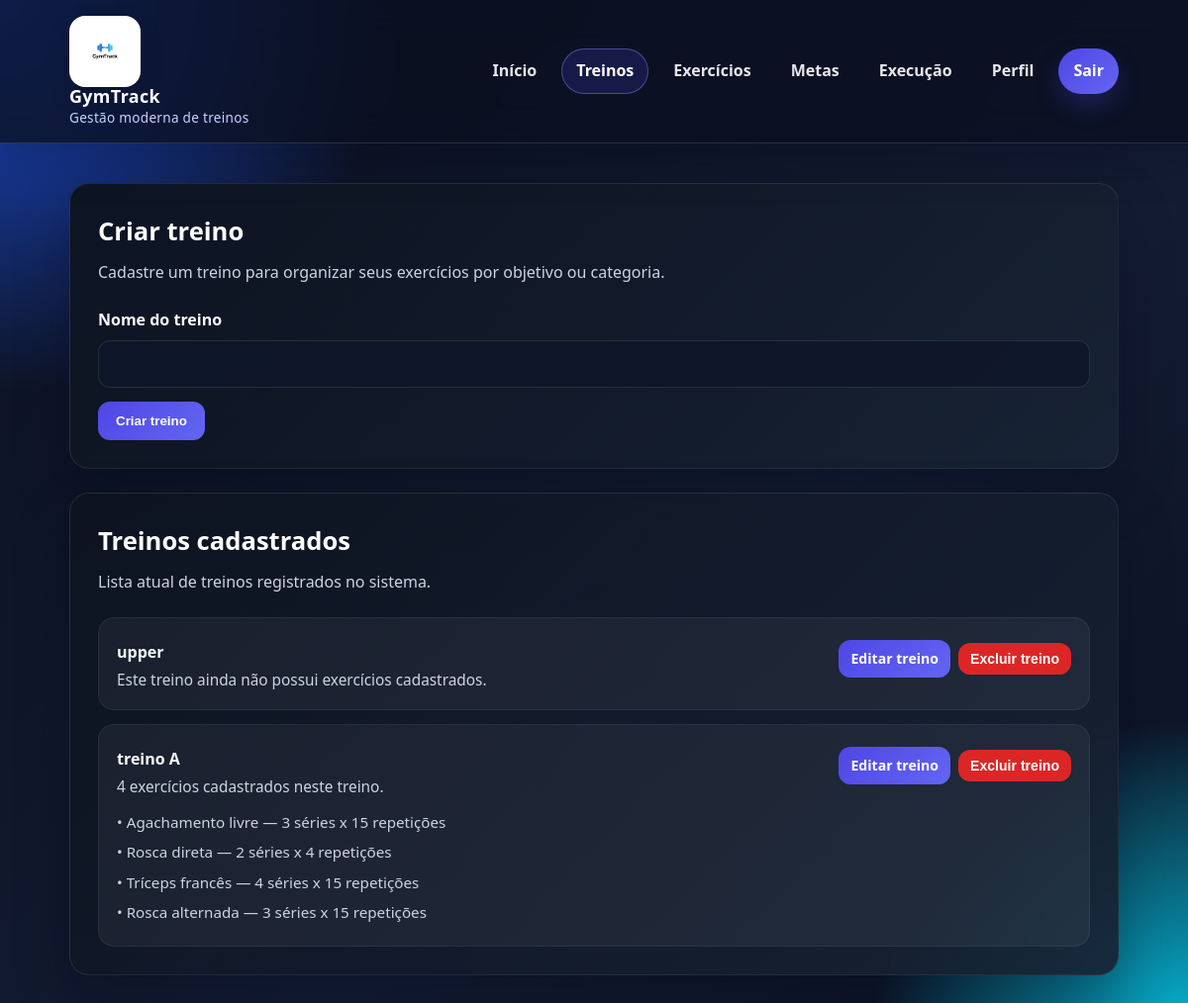
The page /treinos/ (signed in) on the database its author committed.
### core/models.py (models this page shows, shortened)
class Treino(models.Model):
    usuario = models.ForeignKey(User, on_delete=models.CASCADE)
    nome = models.CharField(max_length=100)

class Exercicio(models.Model):
    treino = models.ForeignKey(Treino, on_delete=models.CASCADE, related_name='exercicios')
    exercicio_base = models.ForeignKey(
        ExercicioBase,
        on_delete=models.CASCADE,
        related_name='exercicios_do_sistema',
        null=True,
        blank=True
    )
    nome = models.CharField(max_length=100, blank=True, null=True)
    series = models.PositiveIntegerField()
    repeticoes = models.PositiveIntegerField()

class ExercicioBase(models.Model):
    nome = models.CharField(max_length=100, unique=True)
    grupo_muscular = models.CharField(max_length=50)

### core/views.py (the view)
# urls.py: path('treinos/', views.treinos_view, name='treinos'),
@login_required
def treinos_view(request):
    if request.method == 'POST':
        form = TreinoForm(request.POST)
        if form.is_valid():
            nome_treino = form.cleaned_data['nome'].strip()
            existe = Treino.objects.annotate(
                nome_limpo=Lower(Trim('nome'))
            ).filter(
                usuario=request.user,
                nome_limpo=nome_treino.lower()
            ).exists()
            if existe:
                messages.error(request, 'Você já possui um treino com esse nome.')
            else:
                treino = form.save(commit=False)
                treino.usuario = request.user
                treino.nome = nome_treino
                treino.save()
                messages.success(request, 'Treino criado com sucesso!')
                return redirect('treinos')
    else:
        form = TreinoForm()
    treinos = Treino.objects.filter(
        usuario=request.user
    ).prefetch_related('exercicios__exercicio_base').order_by('-id')
    return render(request, 'core/treinos.html', {
        'form': form,
        'treinos': treinos
    })

### core/forms.py (shortened to what this page needs)
class TreinoForm(forms.ModelForm):
    class Meta:
        model = Treino
        fields = ['nome']
        labels = {
            'nome': 'Nome do treino',
        }

### core/templates/core/treinos.html (shortened to what this page needs)
{% extends 'core/base.html' %}
{% block content %}
<section class="page-grid feature-page">
    <div class="content-card">
        <h2 class="section-title">Criar treino</h2>
        <p class="section-subtitle">
            Cadastre um treino para organizar seus exercícios por objetivo ou categoria.
        </p>
        <form method="post">
            <div class="form-grid">
                <div class="form-group full">
                    <label for="{{ form.nome.id_for_label }}">Nome do treino</label>
                    {{ form.nome }}
                </div>
            </div>
            <div class="form-actions">
                <button type="submit" class="btn btn-primary">Criar treino</button>
            </div>
        </form>
    </div>
    <div class="list-card">
        <h3 class="section-title">Treinos cadastrados</h3>
        <p class="section-subtitle">Lista atual de treinos registrados no sistema.</p>
        {% if treinos %}
            <ul class="items-list">
                {% for treino in treinos %}
                    <li class="item">
                        <div>
                            <strong>{{ treino.nome }}</strong>
                            {% if treino.exercicios.count > 0 %}
                                <span>
                                    {{ treino.exercicios.count }} exercício{{ treino.exercicios.count|pluralize }}
                                    cadastrado{{ treino.exercicios.count|pluralize }} neste treino.
                                </span>
                                <div class="exercise-preview-list">
                                    {% for exercicio in treino.exercicios.all %}
                                        <div class="exercise-preview-item">
                                            •
                                            {% if exercicio.exercicio_base %}
                                                {{ exercicio.exercicio_base.nome }}
                                            {% else %}
                                                {{ exercicio.nome }}
                                            {% endif %}
                                            — {{ exercicio.series }} séries x {{ exercicio.repeticoes }} repetições
                                        </div>
                                    {% endfor %}
                                </div>
                            {% else %}
                                <span>Este treino ainda não possui exercícios cadastrados.</span>
                            {% endif %}
                        </div>
                        <div class="treino-actions">
                            <a href="{% url 'editar_treino' treino.id %}" class="btn btn-primary btn-sm">
                                Editar treino
                            </a>
                            <form method="post"
                                  action="{% url 'excluir_treino' treino.id %}"
                                  onsubmit="return confirm('Tem certeza que deseja excluir este treino? Todos os exercícios vinculados a ele também serão removidos.');">
                                <button type="submit" class="btn btn-danger btn-sm">
                                    Excluir treino
                                </button>
                            </form>
                        </div>
                    </li>
                {% endfor %}
            </ul>
        {% else %}
            <div class="empty-state">
                Nenhum treino cadastrado até o momento.
            </div>
        {% endif %}
    </div>
</section>
{% endblock %}

### static/css/style.css (style rules this page uses)
:root { --bg: #0b1020; --bg-soft: #121a2f; --card: rgba(255, 255, 255, 0.08); --card-solid: #ffffff; --text: #f5f7fb; --text-dark: #111827; --muted: #9aa4b2; --primary: #4f46e5; --primary-hover: #4338ca; --secondary: #06b6d4; --success: #16a34a; --danger: #dc2626; --warning-bg: #fee2e2; --warning-text: #991b1b; --border: rgba(255, 255, 255, 0.12); --shadow: 0 20px 50px rgba(0, 0, 0, 0.22); --radius: 20px; --radius-sm: 12px; --container: 1100px; }
* { margin: 0; padding: 0; box-sizing: border-box; }
body { font-family: "Segoe UI", Arial, sans-serif; background: radial-gradient(circle at top left, #1d4ed8 0%, transparent 25%), radial-gradient(circle at bottom right, #06b6d4 0%, transparent 20%), linear-gradient(135deg, #0b1020, #131c33 60%, #0b1020); color: var(--text); min-height: 100vh; line-height: 1.6; }
a { text-decoration: none; color: inherit; }
.hero-panel, .content-card, .sidebar-card, .auth-card, .list-card, .info-card { border: 1px solid var(--border); border-radius: var(--radius); box-shadow: var(--shadow); }
.btn { border: none; cursor: pointer; padding: 12px 18px; border-radius: 12px; font-weight: 700; transition: 0.25s ease; display: inline-flex; align-items: center; justify-content: center; gap: 8px; text-align: center; }
.btn-primary { background: linear-gradient(135deg, var(--primary), #6366f1); color: white; }
.btn-danger { background: #dc2626; color: white; }
.page-grid { display: grid; grid-template-columns: 1fr; gap: 24px; }
.content-card, .list-card, .info-card { background: var(--card-solid); color: var(--text-dark); padding: 28px; }
.section-title { font-size: 1.6rem; margin-bottom: 8px; color: var(--text-dark); }
.section-subtitle { color: #6b7280; margin-bottom: 22px; }
.form-grid { display: grid; grid-template-columns: 1fr 1fr; gap: 18px; }
.form-group { display: flex; flex-direction: column; gap: 8px; }
.form-group.full { grid-column: 1 / -1; }
.form-group label { font-weight: 700; color: #1f2937; }
.form-group input, .form-group textarea { width: 100%; min-width: 0; padding: 14px 14px; border-radius: 12px; border: 1px solid #d1d5db; background: #f9fafb; font-size: 1rem; transition: 0.2s ease; outline: none; }
.form-actions { margin-top: 14px; display: flex; gap: 12px; flex-wrap: wrap; }
.items-list { list-style: none; display: grid; gap: 14px; margin-top: 18px; }
.item { background: #f9fafb; border: 1px solid #e5e7eb; border-radius: 16px; padding: 22px 18px 16px; display: flex; align-items: flex-start; justify-content: space-between; gap: 16px; position: relative; }
.item strong { color: #111827; display: block; margin-bottom: 3px; }
.item span { color: #6b7280; font-size: 0.96rem; }
.feature-page .content-card, .feature-page .list-card { background: linear-gradient(135deg, rgba(12, 18, 30, 0.95), rgba(24, 34, 50, 0.91)), linear-gradient(135deg, rgba(79, 70, 229, 0.16), rgba(6, 182, 212, 0.09)); color: #f8fafc; border: 1px solid rgba(148, 163, 184, 0.14); box-shadow: 0 24px 55px rgba(2, 6, 23, 0.30); }
.feature-page { color-scheme: dark; }
.feature-page .section-title { color: #ffffff; }
.feature-page .section-subtitle { color: #cbd5e1; }
.feature-page .form-group label { color: #f8fafc; }
.feature-page .form-group input, .feature-page .form-group textarea { background: rgba(15, 23, 42, 0.94); border: 1px solid rgba(148, 163, 184, 0.18); color: #f8fafc; }
.feature-page .form-group input::placeholder, .feature-page .form-group textarea::placeholder { color: #94a3b8; }
.feature-page .item, .feature-page .empty-state, .feature-page .progress-card { background: rgba(255, 255, 255, 0.05); border: 1px solid rgba(148, 163, 184, 0.10); color: #f8fafc; }
.feature-page .item strong, .feature-page .item span, .feature-page .empty-state, .feature-page .exercise-preview-item, .feature-page .muscle-group-title, .feature-page .progress-header, .feature-page .status-badge, .feature-page .alert { color: #f8fafc; }
.feature-page .item span, .feature-page .exercise-preview-item, .feature-page .section-subtitle, .feature-page .empty-state { color: #cbd5e1; }
.exercise-preview-list { margin-top: 10px; }
.exercise-preview-item { margin-bottom: 6px; color: #6b7280; font-size: 0.95rem; }
.btn-sm { padding: 8px 12px; font-size: 0.88rem; }
.treino-actions { display: flex; gap: 8px; flex-wrap: wrap; align-items: center; }

### rows shown on the page
Treino: nome "upper", shows "Este treino ainda não possui exercícios cadastrados."
Treino: nome "treino A", exercicios.count "4"
Exercicio: exercicio_base.nome "Agachamento livre", series "3", repeticoes "15"
Exercicio: exercicio_base.nome "Rosca direta", series "2", repeticoes "4"
Exercicio: exercicio_base.nome "Tríceps francês", series "4", repeticoes "15"
Exercicio: exercicio_base.nome "Rosca alternada", series "3", repeticoes "15"
